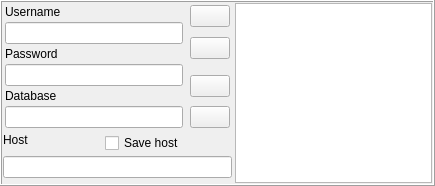
<?xml version="1.0" encoding="UTF-8"?>
<ui version="4.0">
 <class>DatabaseLoginGUI</class>
 <widget class="QFrame" name="DatabaseLoginGUI">
  <property name="geometry">
   <rect>
    <x>0</x>
    <y>0</y>
    <width>435</width>
    <height>186</height>
   </rect>
  </property>
  <property name="windowTitle">
   <string/>
  </property>
  <property name="frameShape">
   <enum>QFrame::Box</enum>
  </property>
  <property name="frameShadow">
   <enum>QFrame::Raised</enum>
  </property>
  <layout class="QVBoxLayout" name="verticalLayout">
   <property name="spacing">
    <number>3</number>
   </property>
   <property name="leftMargin">
    <number>1</number>
   </property>
   <property name="topMargin">
    <number>1</number>
   </property>
   <property name="rightMargin">
    <number>1</number>
   </property>
   <property name="bottomMargin">
    <number>1</number>
   </property>
   <item>
    <layout class="QGridLayout" name="gridLayout" rowstretch="0,0,0,0" columnstretch="1,0,0,2">
     <property name="spacing">
      <number>3</number>
     </property>
     <item row="1" column="1">
      <widget class="QCheckBox" name="mSaveHostBox">
       <property name="text">
        <string>Save host</string>
       </property>
      </widget>
     </item>
     <item row="1" column="0" alignment="Qt::AlignTop">
      <widget class="QLabel" name="label_4">
       <property name="text">
        <string>Host</string>
       </property>
      </widget>
     </item>
     <item row="2" column="0" colspan="3" alignment="Qt::AlignTop">
      <widget class="QLineEdit" name="mHostTxt"/>
     </item>
     <item row="0" column="2">
      <layout class="QVBoxLayout" name="verticalLayout_2">
       <property name="spacing">
        <number>3</number>
       </property>
       <property name="leftMargin">
        <number>2</number>
       </property>
       <property name="topMargin">
        <number>2</number>
       </property>
       <property name="rightMargin">
        <number>2</number>
       </property>
       <property name="bottomMargin">
        <number>2</number>
       </property>
       <item alignment="Qt::AlignTop">
        <widget class="QPushButton" name="mSaveBtn">
         <property name="text">
          <string/>
         </property>
        </widget>
       </item>
       <item alignment="Qt::AlignTop">
        <widget class="QPushButton" name="mRemoveBtn">
         <property name="text">
          <string/>
         </property>
        </widget>
       </item>
       <item alignment="Qt::AlignBottom">
        <widget class="QPushButton" name="mMoveUpBtn">
         <property name="text">
          <string/>
         </property>
        </widget>
       </item>
       <item alignment="Qt::AlignBottom">
        <widget class="QPushButton" name="mMoveDownBtn">
         <property name="text">
          <string/>
         </property>
        </widget>
       </item>
      </layout>
     </item>
     <item row="0" column="0" colspan="2">
      <layout class="QVBoxLayout" name="verticalLayout_3" stretch="0,0,0,0,0,0">
       <property name="spacing">
        <number>3</number>
       </property>
       <property name="leftMargin">
        <number>2</number>
       </property>
       <property name="topMargin">
        <number>2</number>
       </property>
       <property name="rightMargin">
        <number>2</number>
       </property>
       <property name="bottomMargin">
        <number>2</number>
       </property>
       <item alignment="Qt::AlignTop">
        <widget class="QLabel" name="label_2">
         <property name="text">
          <string>Username</string>
         </property>
        </widget>
       </item>
       <item>
        <widget class="QLineEdit" name="mUserTxt"/>
       </item>
       <item alignment="Qt::AlignTop">
        <widget class="QLabel" name="label_3">
         <property name="text">
          <string>Password</string>
         </property>
        </widget>
       </item>
       <item alignment="Qt::AlignTop">
        <widget class="QLineEdit" name="mPasswordTxt">
         <property name="echoMode">
          <enum>QLineEdit::PasswordEchoOnEdit</enum>
         </property>
        </widget>
       </item>
       <item alignment="Qt::AlignTop">
        <widget class="QLabel" name="label">
         <property name="text">
          <string>Database</string>
         </property>
        </widget>
       </item>
       <item alignment="Qt::AlignTop">
        <widget class="QLineEdit" name="mDatabaseTxt"/>
       </item>
      </layout>
     </item>
     <item row="0" column="3" rowspan="4">
      <widget class="QListView" name="mLoginListView"/>
     </item>
    </layout>
   </item>
  </layout>
 </widget>
 <resources/>
 <connections>
  <connection>
   <sender>mSaveBtn</sender>
   <signal>clicked()</signal>
   <receiver>DatabaseLoginGUI</receiver>
   <slot>onSave()</slot>
   <hints>
    <hint type="sourcelabel">
     <x>204</x>
     <y>26</y>
    </hint>
    <hint type="destinationlabel">
     <x>217</x>
     <y>92</y>
    </hint>
   </hints>
  </connection>
  <connection>
   <sender>mRemoveBtn</sender>
   <signal>clicked()</signal>
   <receiver>DatabaseLoginGUI</receiver>
   <slot>onRemove()</slot>
   <hints>
    <hint type="sourcelabel">
     <x>204</x>
     <y>54</y>
    </hint>
    <hint type="destinationlabel">
     <x>217</x>
     <y>92</y>
    </hint>
   </hints>
  </connection>
  <connection>
   <sender>mMoveUpBtn</sender>
   <signal>clicked()</signal>
   <receiver>DatabaseLoginGUI</receiver>
   <slot>onMoveUp()</slot>
   <hints>
    <hint type="sourcelabel">
     <x>204</x>
     <y>82</y>
    </hint>
    <hint type="destinationlabel">
     <x>217</x>
     <y>92</y>
    </hint>
   </hints>
  </connection>
  <connection>
   <sender>mMoveDownBtn</sender>
   <signal>clicked()</signal>
   <receiver>DatabaseLoginGUI</receiver>
   <slot>onMoveDown()</slot>
   <hints>
    <hint type="sourcelabel">
     <x>204</x>
     <y>110</y>
    </hint>
    <hint type="destinationlabel">
     <x>217</x>
     <y>92</y>
    </hint>
   </hints>
  </connection>
  <connection>
   <sender>mLoginListView</sender>
   <signal>clicked(QModelIndex)</signal>
   <receiver>DatabaseLoginGUI</receiver>
   <slot>onItemClicked(QModelIndex)</slot>
   <hints>
    <hint type="sourcelabel">
     <x>327</x>
     <y>92</y>
    </hint>
    <hint type="destinationlabel">
     <x>217</x>
     <y>92</y>
    </hint>
   </hints>
  </connection>
 </connections>
 <slots>
  <slot>onSave()</slot>
  <slot>onRemove()</slot>
  <slot>onMoveUp()</slot>
  <slot>onMoveDown()</slot>
  <slot>onSelect(int)</slot>
  <slot>onItemClicked(QModelIndex)</slot>
 </slots>
</ui>
